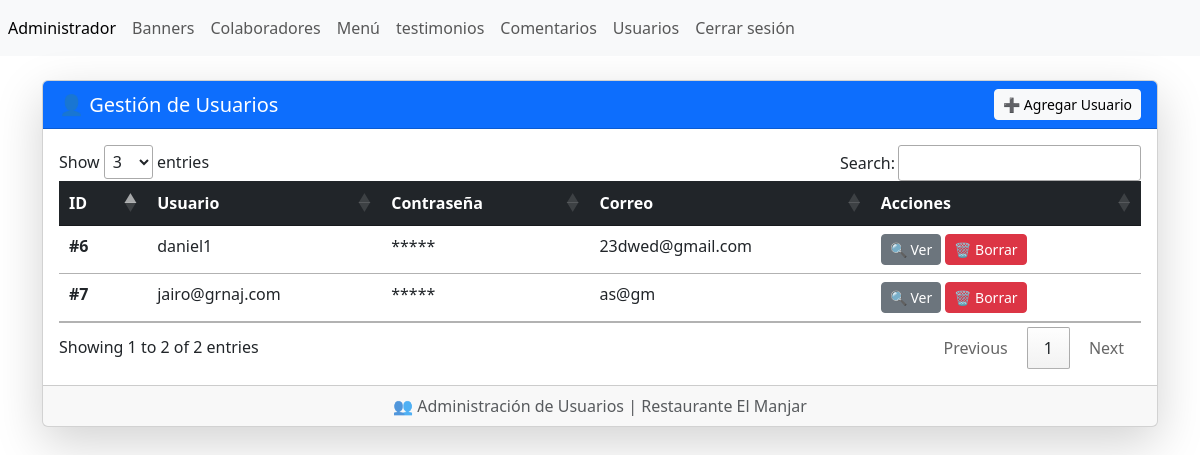
Screenshot of /admin/seccion/usuarios/index.php (signed in) with the database file from the repository.
### tables this page shows
CREATE TABLE `tbl_usuarios` (
  `ID` int(11) NOT NULL,
  `usuario` varchar(100) NOT NULL,
  `password` varchar(100) NOT NULL,
  `correo` varchar(100) NOT NULL
);

### admin/seccion/usuarios/index.php (the view, shortened to what this page needs)
<?php
include("../../bd.php");
$sentencia=$conexion->prepare("SELECT * FROM `tbl_usuarios`");
$sentencia->execute();
$lista_usuarios= $sentencia->fetchAll(PDO::FETCH_ASSOC);
include ("../../templates/header.php");
?>
<br>
<div class="card shadow-lg">
    <div class="card-header bg-primary text-white d-flex justify-content-between align-items-center">
        <h5 class="mb-0">👤 Gestión de Usuarios</h5>
        <a class="btn btn-light btn-sm" href="crear.php" role="button">➕ Agregar Usuario</a>
    </div>
    <div class="card-body">
        <div class="table-responsive">
            <table class="table table-hover">
                <thead class="table-dark">
                    <tr>
                        <th scope="col">ID</th>
                        <th scope="col">Usuario</th>
                        <th scope="col">Contraseña</th>
                        <th scope="col">Correo</th>
                        <th scope="col">Acciones</th>
                    </tr>
                </thead>
                <tbody>
                <?php foreach($lista_usuarios as $registro){ ?>
                <tr>
                    <td class="fw-bold">#<?php echo $registro["ID"];?></td>
                    <td><?php echo $registro["usuario"];?></td>
                    <td>*****</td>
                    <td><?php echo $registro["correo"];?></td>
                    <td>
                        <button class="btn btn-secondary btn-sm" data-bs-toggle="modal" data-bs-target="#modal<?php echo $registro['ID']; ?>">🔍 Ver</button>
                        <a class="btn btn-danger btn-sm" href="index.php?txtID=<?php echo $registro["ID"]; ?>" role="button">🗑️ Borrar</a>
                    </td>
                </tr>
              <?php } ?>
                </tbody>
            </table>
        </div>
    </div>
    <div class="card-footer text-muted text-center">👥 Administración de Usuarios | Restaurante El Manjar</div>
</div>
<?php include ("../../templates/footer.php"); ?>
<link rel="stylesheet" href="https://cdn.jsdelivr.net/npm/bootstrap@5.3.0/dist/css/bootstrap.min.css">

### rows the page displays
tbl_usuarios: ID "6", usuario "daniel1", correo "23dwed@gmail.com"
tbl_usuarios: ID "7", usuario "jairo@grnaj.com", correo "as@gm"
